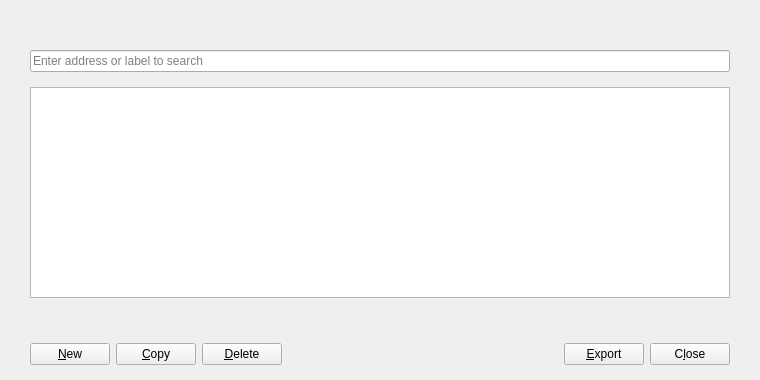
<?xml version="1.0" encoding="UTF-8"?>
<ui version="4.0">
 <class>AddressBookPage</class>
 <widget class="QWidget" name="AddressBookPage">
  <property name="geometry">
   <rect>
    <x>0</x>
    <y>0</y>
    <width>760</width>
    <height>380</height>
   </rect>
  </property>
  <layout class="QVBoxLayout" name="verticalLayout">
   <property name="spacing">
    <number>0</number>
   </property>
   <property name="leftMargin">
    <number>0</number>
   </property>
   <property name="topMargin">
    <number>0</number>
   </property>
   <property name="rightMargin">
    <number>0</number>
   </property>
   <property name="bottomMargin">
    <number>0</number>
   </property>
   <item>
    <layout class="QVBoxLayout" name="verticalLayout_2">
     <property name="spacing">
      <number>15</number>
     </property>
     <property name="leftMargin">
      <number>30</number>
     </property>
     <property name="topMargin">
      <number>20</number>
     </property>
     <property name="rightMargin">
      <number>30</number>
     </property>
     <property name="bottomMargin">
      <number>20</number>
     </property>
     <item>
      <widget class="QLabel" name="labelExplanation">
       <property name="font">
        <font>
         <pointsize>10</pointsize>
        </font>
       </property>
       <property name="textFormat">
        <enum>Qt::PlainText</enum>
       </property>
       <property name="wordWrap">
        <bool>true</bool>
       </property>
      </widget>
     </item>
     <item>
      <widget class="QLineEdit" name="searchLineEdit">
       <property name="placeholderText">
        <string>Enter address or label to search</string>
       </property>
      </widget>
     </item>
     <item>
      <widget class="QTableView" name="tableView">
       <property name="contextMenuPolicy">
        <enum>Qt::CustomContextMenu</enum>
       </property>
       <property name="toolTip">
        <string>Right-click to edit address or label</string>
       </property>
       <property name="tabKeyNavigation">
        <bool>false</bool>
       </property>
       <property name="alternatingRowColors">
        <bool>true</bool>
       </property>
       <property name="selectionMode">
        <enum>QAbstractItemView::SingleSelection</enum>
       </property>
       <property name="selectionBehavior">
        <enum>QAbstractItemView::SelectRows</enum>
       </property>
       <property name="sortingEnabled">
        <bool>true</bool>
       </property>
       <attribute name="verticalHeaderVisible">
        <bool>false</bool>
       </attribute>
      </widget>
     </item>
    </layout>
   </item>
   <item>
    <widget class="QWidget" name="buttonsContainerWhite" native="true">
     <layout class="QHBoxLayout" name="horizontalLayout">
      <property name="leftMargin">
       <number>30</number>
      </property>
      <property name="topMargin">
       <number>25</number>
      </property>
      <property name="rightMargin">
       <number>30</number>
      </property>
      <property name="bottomMargin">
       <number>15</number>
      </property>
      <item>
       <widget class="SinPushButton" name="newAddress">
        <property name="toolTip">
         <string>Create a new address</string>
        </property>
        <property name="text">
         <string>&amp;New</string>
        </property>
        <property name="icon">
         <iconset resource="../sin.qrc">
          <normaloff>:/icons/add</normaloff>:/icons/add</iconset>
        </property>
        <property name="autoDefault">
         <bool>false</bool>
        </property>
       </widget>
      </item>
      <item>
       <widget class="SinPushButton" name="copyAddress">
        <property name="toolTip">
         <string>Copy the currently selected address to the system clipboard</string>
        </property>
        <property name="text">
         <string>&amp;Copy</string>
        </property>
        <property name="icon">
         <iconset resource="../sin.qrc">
          <normaloff>:/icons/editcopy</normaloff>:/icons/editcopy</iconset>
        </property>
        <property name="autoDefault">
         <bool>false</bool>
        </property>
       </widget>
      </item>
      <item>
       <widget class="SinPushButton" name="deleteAddress">
        <property name="toolTip">
         <string>Delete the currently selected address from the list</string>
        </property>
        <property name="text">
         <string>&amp;Delete</string>
        </property>
        <property name="icon">
         <iconset resource="../sin.qrc">
          <normaloff>:/icons/remove</normaloff>:/icons/remove</iconset>
        </property>
        <property name="autoDefault">
         <bool>false</bool>
        </property>
       </widget>
      </item>
      <item>
       <spacer name="horizontalSpacer">
        <property name="orientation">
         <enum>Qt::Horizontal</enum>
        </property>
        <property name="sizeHint" stdset="0">
         <size>
          <width>267</width>
          <height>20</height>
         </size>
        </property>
       </spacer>
      </item>
      <item>
       <widget class="SinPushButton" name="exportButton">
        <property name="toolTip">
         <string>Export the data in the current tab to a file</string>
        </property>
        <property name="text">
         <string>&amp;Export</string>
        </property>
        <property name="icon">
         <iconset resource="../sin.qrc">
          <normaloff>:/icons/export</normaloff>:/icons/export</iconset>
        </property>
        <property name="autoDefault">
         <bool>false</bool>
        </property>
       </widget>
      </item>
      <item>
       <widget class="QPushButton" name="closeButton">
        <property name="sizePolicy">
         <sizepolicy hsizetype="Minimum" vsizetype="Minimum">
          <horstretch>0</horstretch>
          <verstretch>0</verstretch>
         </sizepolicy>
        </property>
        <property name="text">
         <string>C&amp;lose</string>
        </property>
        <property name="autoDefault">
         <bool>false</bool>
        </property>
       </widget>
      </item>
     </layout>
    </widget>
   </item>
  </layout>
 </widget>
 <customwidgets>
  <customwidget>
   <class>SinPushButton</class>
   <extends>QPushButton</extends>
   <header>qt/sinpushbutton.h</header>
  </customwidget>
 </customwidgets>
 <resources>
  <include location="../sin.qrc"/>
 </resources>
 <connections/>
</ui>
